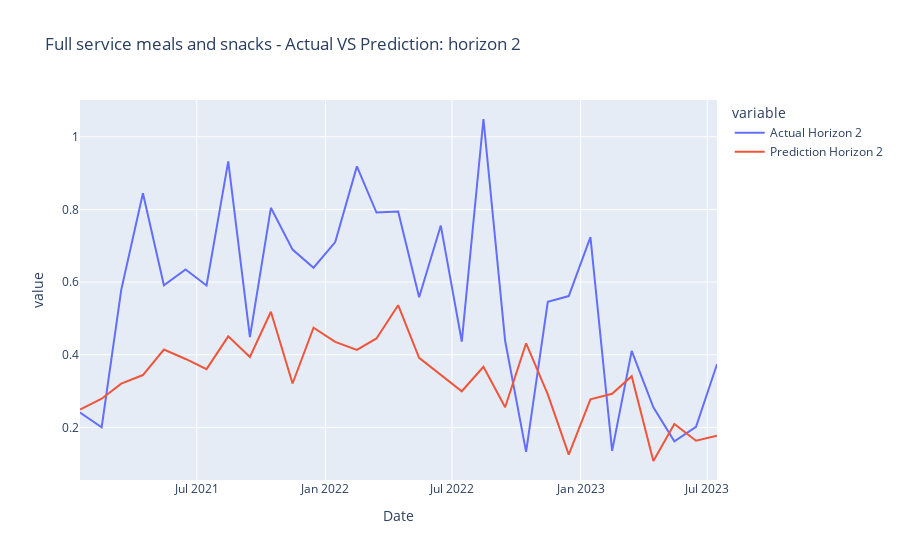
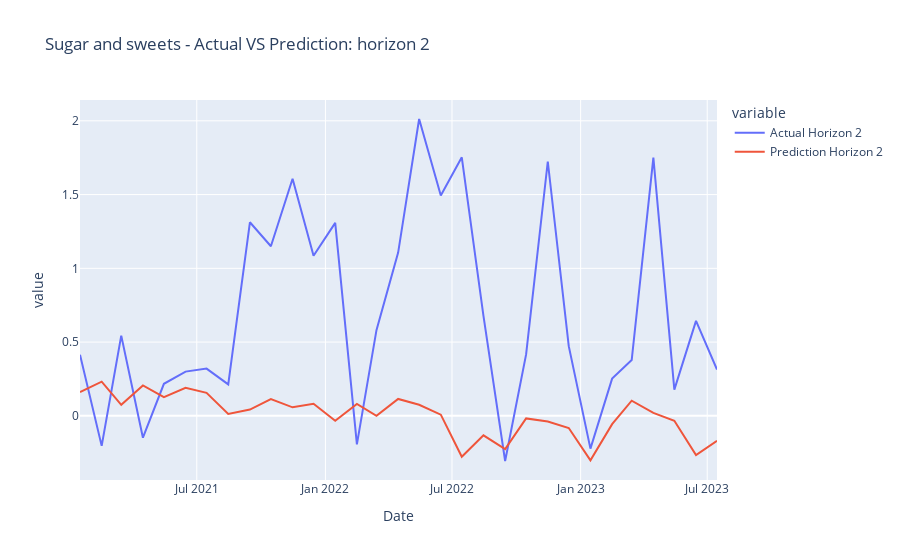
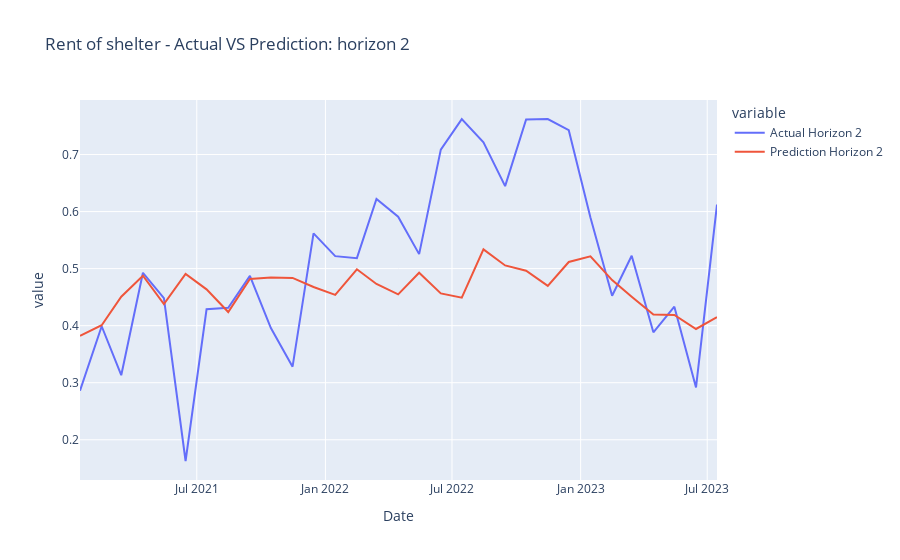
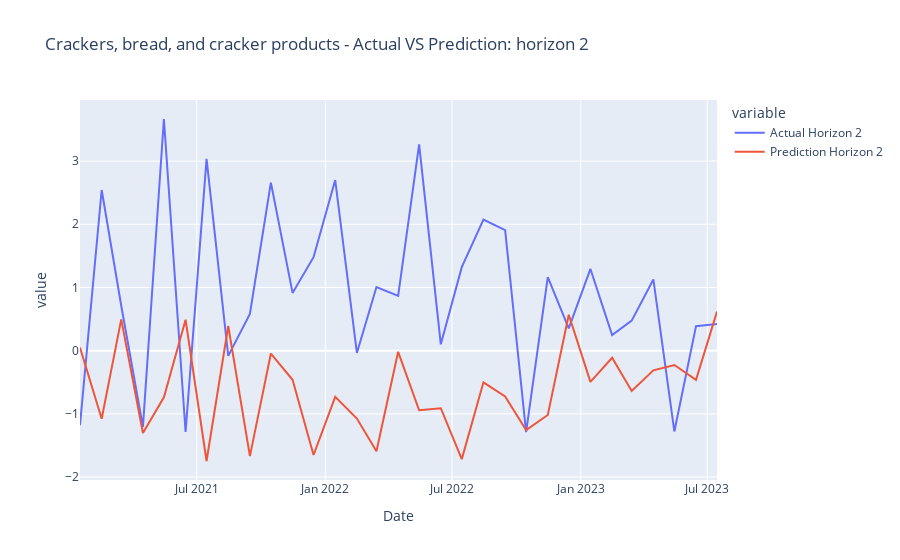

The code cell stored with these charts, in order, in its notebook:
### Code cell
#categories = list(all_data_test_dict_hor_2.keys())
plot_results_horizon(all_data_test_dict_hor_2, categories, 2)

### Figure 1 — Plotly figure (JSON) as saved in the notebook; plotly's stock layout.template omitted (floating-point values rounded to 4 significant figures)
{"data": [{"hovertemplate": "variable=Actual Horizon 2<br>Date=%{x}<br>value=%{y}<extra></extra>", "legendgroup": "Actual Horizon 2", "line": {"color": "#636efa", "dash": "solid"}, "marker": {"symbol": "circle"}, "mode": "lines", "name": "Actual Horizon 2", "orientation": "v", "showlegend": true, "type": "scatter", "x": ["2021-01-15", "2021-02-15", "2021-03-15", "2021-04-15", "2021-05-15", "2021-06-15", "2021-07-15", "2021-08-15", "2021-09-15", "2021-10-15", "2021-11-15", "2021-12-15", "2022-01-15", "2022-02-15", "2022-03-15", "2022-04-15", "2022-05-15", "2022-06-15", "2022-07-15", "2022-08-15", "2022-09-15", "2022-10-15", "2022-11-15", "2022-12-15", "2023-01-15", "2023-02-15", "2023-03-15", "2023-04-15", "2023-05-15", "2023-06-15", "2023-07-15", null, null], "xaxis": "x", "y": [0.241, 0.2007, 0.5787, 0.8444, 0.5911, 0.6348, 0.5907, 0.9322, 0.4485, 0.8045, 0.6894, 0.6395, 0.7103, 0.9185, 0.7915, 0.7946, 0.5583, 0.7556, 0.4364, 1.049, 0.4385, 0.1327, 0.5459, 0.5616, 0.7239, 0.1357, 0.4105, 0.2555, 0.162, 0.2019, 0.374, null, null], "yaxis": "y"}, {"hovertemplate": "variable=Prediction Horizon 2<br>Date=%{x}<br>value=%{y}<extra></extra>", "legendgroup": "Prediction Horizon 2", "line": {"color": "#EF553B", "dash": "solid"}, "marker": {"symbol": "circle"}, "mode": "lines", "name": "Prediction Horizon 2", "orientation": "v", "showlegend": true, "type": "scatter", "x": ["2021-01-15", "2021-02-15", "2021-03-15", "2021-04-15", "2021-05-15", "2021-06-15", "2021-07-15", "2021-08-15", "2021-09-15", "2021-10-15", "2021-11-15", "2021-12-15", "2022-01-15", "2022-02-15", "2022-03-15", "2022-04-15", "2022-05-15", "2022-06-15", "2022-07-15", "2022-08-15", "2022-09-15", "2022-10-15", "2022-11-15", "2022-12-15", "2023-01-15", "2023-02-15", "2023-03-15", "2023-04-15", "2023-05-15", "2023-06-15", "2023-07-15", null, null], "xaxis": "x", "y": [0.2493, 0.2791, 0.3205, 0.3442, 0.4144, 0.3885, 0.3605, 0.4507, 0.394, 0.5184, 0.321, 0.4744, 0.4354, 0.4133, 0.445, 0.5365, 0.3917, 0.345, 0.2996, 0.3671, 0.2558, 0.4316, 0.291, 0.1253, 0.2772, 0.2925, 0.3411, 0.1077, 0.2098, 0.1633, 0.1772, 0.1577, 0.2726], "yaxis": "y"}], "layout": {"legend": {"title": {"text": "variable"}, "tracegroupgap": 0}, "title": {"text": "Full service meals and snacks - Actual VS Prediction: horizon 2"}, "xaxis": {"anchor": "y", "domain": [0, 1], "title": {"text": "Date"}}, "yaxis": {"anchor": "x", "domain": [0, 1], "title": {"text": "value"}}}}

### Figure 2 — Plotly figure (JSON) as saved in the notebook; plotly's stock layout.template omitted (floating-point values rounded to 4 significant figures)
{"data": [{"hovertemplate": "variable=Actual Horizon 2<br>Date=%{x}<br>value=%{y}<extra></extra>", "legendgroup": "Actual Horizon 2", "line": {"color": "#636efa", "dash": "solid"}, "marker": {"symbol": "circle"}, "mode": "lines", "name": "Actual Horizon 2", "orientation": "v", "showlegend": true, "type": "scatter", "x": ["2021-01-15", "2021-02-15", "2021-03-15", "2021-04-15", "2021-05-15", "2021-06-15", "2021-07-15", "2021-08-15", "2021-09-15", "2021-10-15", "2021-11-15", "2021-12-15", "2022-01-15", "2022-02-15", "2022-03-15", "2022-04-15", "2022-05-15", "2022-06-15", "2022-07-15", "2022-08-15", "2022-09-15", "2022-10-15", "2022-11-15", "2022-12-15", "2023-01-15", "2023-02-15", "2023-03-15", "2023-04-15", "2023-05-15", "2023-06-15", "2023-07-15", null, null], "xaxis": "x", "y": [0.4147, -0.2037, 0.5438, -0.1484, 0.217, 0.2999, 0.3202, 0.2135, 1.312, 1.15, 1.607, 1.085, 1.308, -0.1933, 0.5809, 1.107, 2.012, 1.494, 1.753, 0.6774, -0.3062, 0.416, 1.724, 0.4723, -0.2224, 0.2524, 0.3778, 1.75, 0.1773, 0.6435, 0.3137, null, null], "yaxis": "y"}, {"hovertemplate": "variable=Prediction Horizon 2<br>Date=%{x}<br>value=%{y}<extra></extra>", "legendgroup": "Prediction Horizon 2", "line": {"color": "#EF553B", "dash": "solid"}, "marker": {"symbol": "circle"}, "mode": "lines", "name": "Prediction Horizon 2", "orientation": "v", "showlegend": true, "type": "scatter", "x": ["2021-01-15", "2021-02-15", "2021-03-15", "2021-04-15", "2021-05-15", "2021-06-15", "2021-07-15", "2021-08-15", "2021-09-15", "2021-10-15", "2021-11-15", "2021-12-15", "2022-01-15", "2022-02-15", "2022-03-15", "2022-04-15", "2022-05-15", "2022-06-15", "2022-07-15", "2022-08-15", "2022-09-15", "2022-10-15", "2022-11-15", "2022-12-15", "2023-01-15", "2023-02-15", "2023-03-15", "2023-04-15", "2023-05-15", "2023-06-15", "2023-07-15", null, null], "xaxis": "x", "y": [0.1613, 0.2315, 0.07438, 0.2062, 0.1266, 0.1895, 0.1559, 0.01312, 0.0427, 0.1134, 0.05756, 0.08156, -0.03281, 0.08033, -0.0003732, 0.1143, 0.07506, 0.008058, -0.2774, -0.1323, -0.2253, -0.01759, -0.03859, -0.08235, -0.3014, -0.05642, 0.1027, 0.01956, -0.03332, -0.2663, -0.1692, -0.104, -0.02811], "yaxis": "y"}], "layout": {"legend": {"title": {"text": "variable"}, "tracegroupgap": 0}, "title": {"text": "Sugar and sweets - Actual VS Prediction: horizon 2"}, "xaxis": {"anchor": "y", "domain": [0, 1], "title": {"text": "Date"}}, "yaxis": {"anchor": "x", "domain": [0, 1], "title": {"text": "value"}}}}

### Figure 3 — Plotly figure (JSON) as saved in the notebook; plotly's stock layout.template omitted (floating-point values rounded to 4 significant figures)
{"data": [{"hovertemplate": "variable=Actual Horizon 2<br>Date=%{x}<br>value=%{y}<extra></extra>", "legendgroup": "Actual Horizon 2", "line": {"color": "#636efa", "dash": "solid"}, "marker": {"symbol": "circle"}, "mode": "lines", "name": "Actual Horizon 2", "orientation": "v", "showlegend": true, "type": "scatter", "x": ["2021-01-15", "2021-02-15", "2021-03-15", "2021-04-15", "2021-05-15", "2021-06-15", "2021-07-15", "2021-08-15", "2021-09-15", "2021-10-15", "2021-11-15", "2021-12-15", "2022-01-15", "2022-02-15", "2022-03-15", "2022-04-15", "2022-05-15", "2022-06-15", "2022-07-15", "2022-08-15", "2022-09-15", "2022-10-15", "2022-11-15", "2022-12-15", "2023-01-15", "2023-02-15", "2023-03-15", "2023-04-15", "2023-05-15", "2023-06-15", "2023-07-15", null, null], "xaxis": "x", "y": [0.286, 0.399, 0.3132, 0.4926, 0.4482, 0.1627, 0.4287, 0.4314, 0.4873, 0.3958, 0.328, 0.5618, 0.5219, 0.5183, 0.622, 0.591, 0.5254, 0.7085, 0.7622, 0.7212, 0.6446, 0.7616, 0.7623, 0.7426, 0.5895, 0.4524, 0.5224, 0.3884, 0.4333, 0.2917, 0.6122, null, null], "yaxis": "y"}, {"hovertemplate": "variable=Prediction Horizon 2<br>Date=%{x}<br>value=%{y}<extra></extra>", "legendgroup": "Prediction Horizon 2", "line": {"color": "#EF553B", "dash": "solid"}, "marker": {"symbol": "circle"}, "mode": "lines", "name": "Prediction Horizon 2", "orientation": "v", "showlegend": true, "type": "scatter", "x": ["2021-01-15", "2021-02-15", "2021-03-15", "2021-04-15", "2021-05-15", "2021-06-15", "2021-07-15", "2021-08-15", "2021-09-15", "2021-10-15", "2021-11-15", "2021-12-15", "2022-01-15", "2022-02-15", "2022-03-15", "2022-04-15", "2022-05-15", "2022-06-15", "2022-07-15", "2022-08-15", "2022-09-15", "2022-10-15", "2022-11-15", "2022-12-15", "2023-01-15", "2023-02-15", "2023-03-15", "2023-04-15", "2023-05-15", "2023-06-15", "2023-07-15", null, null], "xaxis": "x", "y": [0.3823, 0.4008, 0.4507, 0.4875, 0.4379, 0.4907, 0.4637, 0.4239, 0.4818, 0.4846, 0.4836, 0.4678, 0.4539, 0.4989, 0.4731, 0.4548, 0.4928, 0.4566, 0.4491, 0.5337, 0.5055, 0.4963, 0.4698, 0.5116, 0.5217, 0.4799, 0.4506, 0.4195, 0.4187, 0.3942, 0.4148, 0.358, 0.4192], "yaxis": "y"}], "layout": {"legend": {"title": {"text": "variable"}, "tracegroupgap": 0}, "title": {"text": "Rent of shelter - Actual VS Prediction: horizon 2"}, "xaxis": {"anchor": "y", "domain": [0, 1], "title": {"text": "Date"}}, "yaxis": {"anchor": "x", "domain": [0, 1], "title": {"text": "value"}}}}

### Figure 4 — Plotly figure (JSON) as saved in the notebook; plotly's stock layout.template omitted (floating-point values rounded to 4 significant figures)
{"data": [{"hovertemplate": "variable=Actual Horizon 2<br>Date=%{x}<br>value=%{y}<extra></extra>", "legendgroup": "Actual Horizon 2", "line": {"color": "#636efa", "dash": "solid"}, "marker": {"symbol": "circle"}, "mode": "lines", "name": "Actual Horizon 2", "orientation": "v", "showlegend": true, "type": "scatter", "x": ["2021-01-15", "2021-02-15", "2021-03-15", "2021-04-15", "2021-05-15", "2021-06-15", "2021-07-15", "2021-08-15", "2021-09-15", "2021-10-15", "2021-11-15", "2021-12-15", "2022-01-15", "2022-02-15", "2022-03-15", "2022-04-15", "2022-05-15", "2022-06-15", "2022-07-15", "2022-08-15", "2022-09-15", "2022-10-15", "2022-11-15", "2022-12-15", "2023-01-15", "2023-02-15", "2023-03-15", "2023-04-15", "2023-05-15", "2023-06-15", "2023-07-15", null, null], "xaxis": "x", "y": [-1.18, 2.543, 0.7109, -1.206, 3.666, -1.284, 3.035, -0.08242, 0.58, 2.659, 0.914, 1.479, 2.7, -0.03563, 1.007, 0.8666, 3.265, 0.101, 1.322, 2.075, 1.907, -1.289, 1.165, 0.3513, 1.293, 0.2473, 0.4751, 1.126, -1.279, 0.3879, 0.4208, null, null], "yaxis": "y"}, {"hovertemplate": "variable=Prediction Horizon 2<br>Date=%{x}<br>value=%{y}<extra></extra>", "legendgroup": "Prediction Horizon 2", "line": {"color": "#EF553B", "dash": "solid"}, "marker": {"symbol": "circle"}, "mode": "lines", "name": "Prediction Horizon 2", "orientation": "v", "showlegend": true, "type": "scatter", "x": ["2021-01-15", "2021-02-15", "2021-03-15", "2021-04-15", "2021-05-15", "2021-06-15", "2021-07-15", "2021-08-15", "2021-09-15", "2021-10-15", "2021-11-15", "2021-12-15", "2022-01-15", "2022-02-15", "2022-03-15", "2022-04-15", "2022-05-15", "2022-06-15", "2022-07-15", "2022-08-15", "2022-09-15", "2022-10-15", "2022-11-15", "2022-12-15", "2023-01-15", "2023-02-15", "2023-03-15", "2023-04-15", "2023-05-15", "2023-06-15", "2023-07-15", null, null], "xaxis": "x", "y": [0.04821, -1.077, 0.4943, -1.305, -0.7374, 0.489, -1.746, 0.3905, -1.67, -0.04573, -0.4619, -1.651, -0.7318, -1.075, -1.591, -0.01858, -0.9425, -0.9105, -1.717, -0.5015, -0.7249, -1.258, -1.019, 0.5679, -0.4945, -0.112, -0.6369, -0.311, -0.2264, -0.4626, 0.6194, -0.2935, -0.2158], "yaxis": "y"}], "layout": {"legend": {"title": {"text": "variable"}, "tracegroupgap": 0}, "title": {"text": "Crackers, bread, and cracker products - Actual VS Prediction: horizon 2"}, "xaxis": {"anchor": "y", "domain": [0, 1], "title": {"text": "Date"}}, "yaxis": {"anchor": "x", "domain": [0, 1], "title": {"text": "value"}}}}
